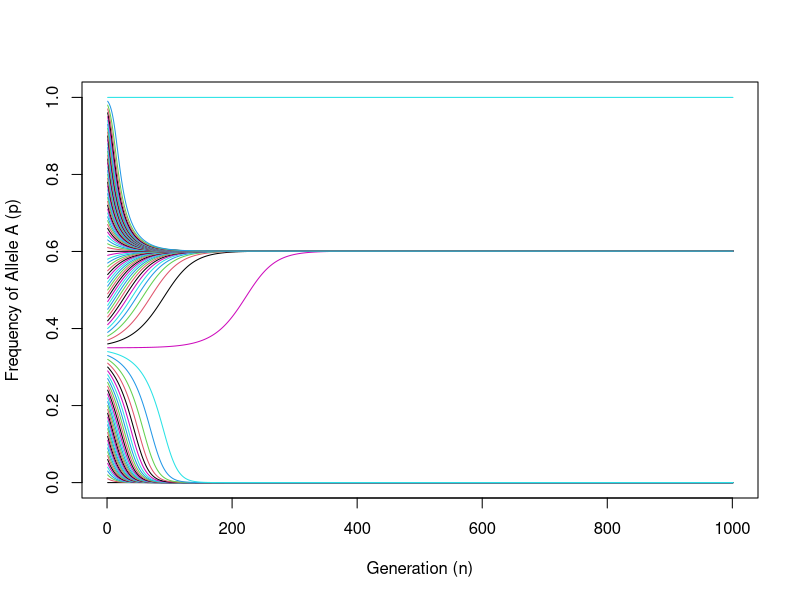
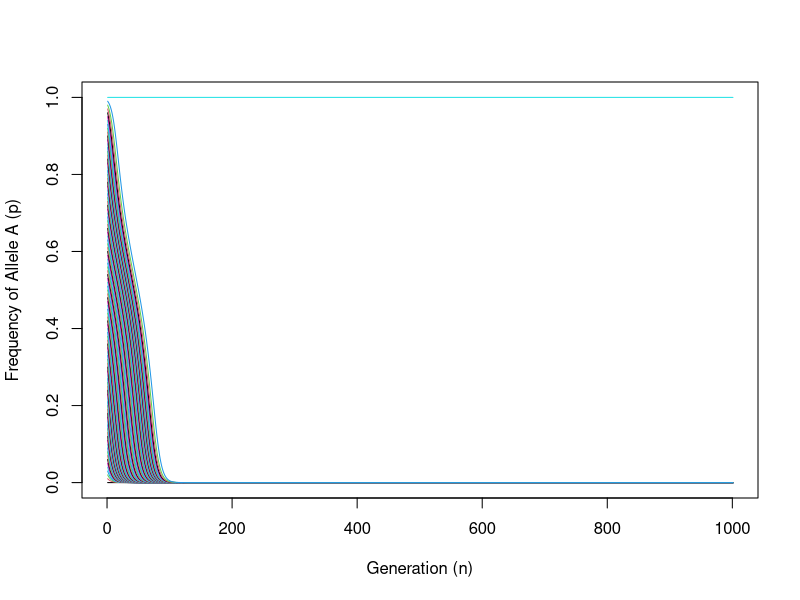
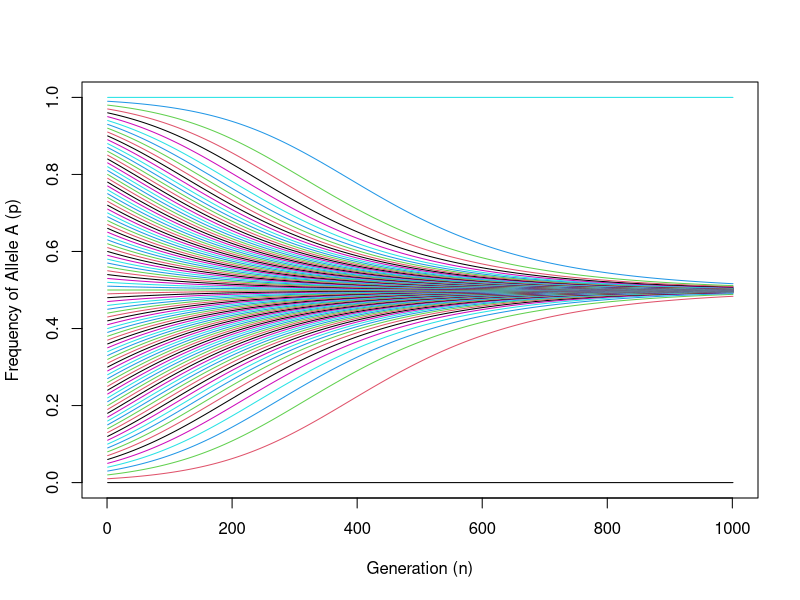

Here is the R script that generated these plots, in order:
## ---- chunk 1
knitr::opts_chunk$set(fig.path='../images/spatially-variable-selection-')
## ---- chunk 2
rm(list=ls(all=TRUE))

ngens=1001

# initialize vector for solution
# set initial conditions
p=seq(0.0,1,by=.01);
pvals=matrix(nrow=ngens,ncol=length(p));
pvals[1,]=p;

# set initial conditions
c1=0.5; c2=0.5;
# niche 1
W.AA.1=2; W.Aa.1=1; W.aa.1=1.1; 
# niche 2
W.AA.2=0.5; W.Aa.2=1; W.aa.2=1.1;

# initialize vectors for allele frequencies
W.A.1=numeric(ngens)
W.1=numeric(ngens)
W.A.2=numeric(ngens)
W.2=numeric(ngens)

# write for loop to project through 50 generations
for(i in 1:length(p)){
  for(j in 2:ngens) {
  pnow = pvals[j-1,i]
  W.A.1=pnow*W.AA.1+(1-pnow)*W.Aa.1;
  W.1=(pnow^2)*W.AA.1+2*pnow*(1-pnow)*W.Aa.1+((1-pnow)^2)*W.aa.1;
  W.A.2=pnow*W.AA.2+(1-pnow)*W.Aa.2;
  W.2=(pnow^2)*W.AA.2+2*pnow*(1-pnow)*W.Aa.2+((1-pnow)^2)*W.aa.2;
  pvals[j,i]=sum(c1*pnow*(W.A.1/W.1),c2*pnow*(W.A.2/W.2))
}
}

matplot(1:ngens,pvals,type="o",lty=1,xlim=c(0,ngens),
        pch=rep(NA,length(p)),
        ylab="Frequency of Allele A (p)",xlab="Generation (n)");
## ---- chunk 3
rm(list=ls(all=TRUE))

ngens=1001

# initialize vector for solution
# set initial conditions
p=seq(0.0,1,by=.01);
pvals=matrix(nrow=ngens,ncol=length(p));
pvals[1,]=p;

# set initial conditions
c1=0.5; c2=0.5;
# niche 1
W.AA.1=2; W.Aa.1=1; W.aa.1=1.2; 
# niche 2
W.AA.2=0.5; W.Aa.2=1; W.aa.2=1.2;

# initialize vectors for allele frequencies
W.A.1=numeric(ngens)
W.1=numeric(ngens)
W.A.2=numeric(ngens)
W.2=numeric(ngens)

# write for loop to project through 50 generations
for(i in 1:length(p)){
  for(j in 2:ngens) {
  pnow = pvals[j-1,i]
  W.A.1=pnow*W.AA.1+(1-pnow)*W.Aa.1;
  W.1=(pnow^2)*W.AA.1+2*pnow*(1-pnow)*W.Aa.1+((1-pnow)^2)*W.aa.1;
  W.A.2=pnow*W.AA.2+(1-pnow)*W.Aa.2;
  W.2=(pnow^2)*W.AA.2+2*pnow*(1-pnow)*W.Aa.2+((1-pnow)^2)*W.aa.2;
  pvals[j,i]=sum(c1*pnow*(W.A.1/W.1),c2*pnow*(W.A.2/W.2))
}
}

matplot(1:ngens,pvals,type="o",lty=1,xlim=c(0,ngens),
        pch=rep(NA,length(p)),
        ylab="Frequency of Allele A (p)",xlab="Generation (n)");
## ---- chunk 4
rm(list=ls(all=TRUE))

ngens=1001

# initialize vector for solution
# set initial conditions
p=seq(0.0,1,by=.01);
pvals=matrix(nrow=ngens,ncol=length(p));
pvals[1,]=p;

# set initial conditions
c1=0.5; c2=0.5;
# niche 1
W.AA.1=1.1; W.Aa.1=1; W.aa.1=.9; 
# niche 2
W.AA.2=.9; W.Aa.2=1; W.aa.2=1.1;

# initialize vectors for allele frequencies
W.A.1=numeric(ngens)
W.1=numeric(ngens)
W.A.2=numeric(ngens)
W.2=numeric(ngens)

# write for loop to project through 50 generations
for(i in 1:length(p)){
  for(j in 2:ngens) {
  pnow = pvals[j-1,i]
  W.A.1=pnow*W.AA.1+(1-pnow)*W.Aa.1;
  W.1=(pnow^2)*W.AA.1+2*pnow*(1-pnow)*W.Aa.1+((1-pnow)^2)*W.aa.1;
  W.A.2=pnow*W.AA.2+(1-pnow)*W.Aa.2;
  W.2=(pnow^2)*W.AA.2+2*pnow*(1-pnow)*W.Aa.2+((1-pnow)^2)*W.aa.2;
  pvals[j,i]=sum(c1*pnow*(W.A.1/W.1),c2*pnow*(W.A.2/W.2))
}
}

matplot(1:ngens,pvals,type="o",lty=1,xlim=c(0,ngens),
        pch=rep(NA,length(p)),
        ylab="Frequency of Allele A (p)",xlab="Generation (n)");
